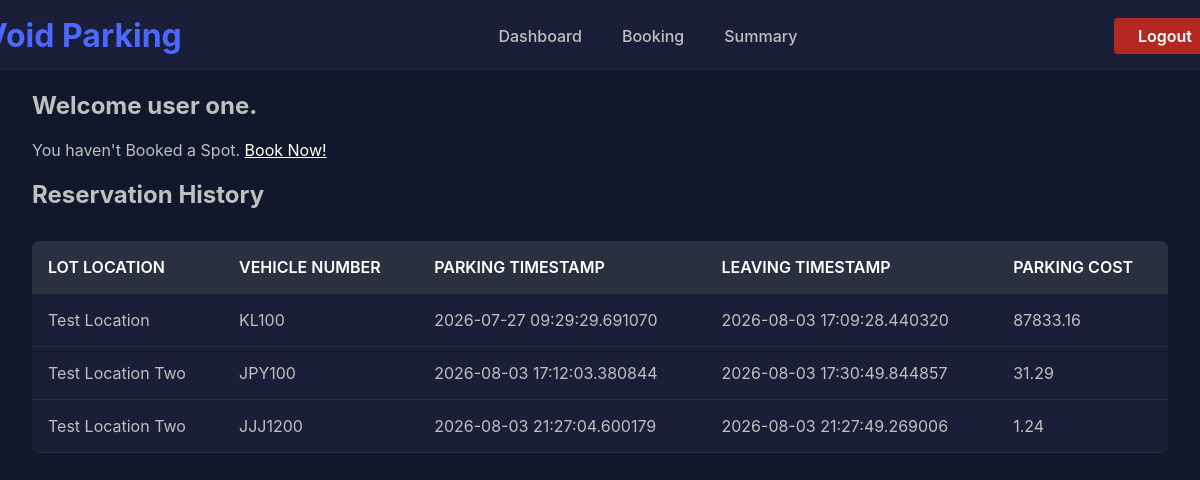
Page /user/dashboard (signed in) on the earlier database version.
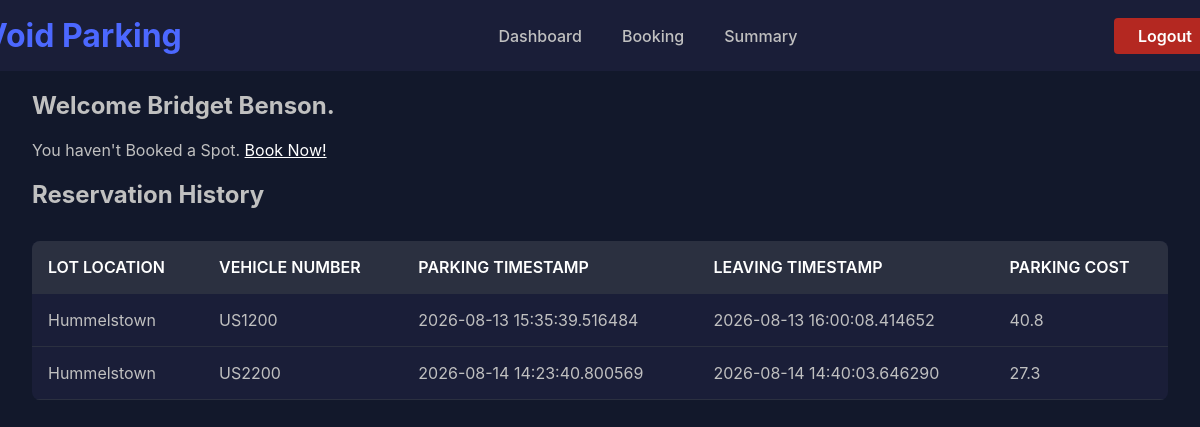
Same page on the later database version.
### backend/models.py (models this page shows)
class BookingHistory(db.Model):
  __tablename__ = 'bookinghistory'
  id = db.Column(db.Integer, primary_key=True)
  user_id = db.Column(db.Integer, nullable=False)
  lot_id = db.Column(db.Integer, nullable=False)
  location = db.Column(db.String, nullable=False)
  spot_id = db.Column(db.Integer, nullable=False)
  vehicle_num = db.Column(db.String, nullable=False)
  parking_timestamp = db.Column(db.DateTime, nullable=False)
  leaving_timestamp = db.Column(db.DateTime, nullable=False)
  parking_cost = db.Column(db.Float, nullable=False)

### backend/routes.py (the view)
@main.route('/user/dashboard', methods=['GET', 'POST'])
def user_dashboard():
  if 'user_id' not in session:
    return redirect(url_for('main.login'))
  user_id = session.get('user_id')
  fullname = session.get('user_fullname')
  if request.method == 'POST':
    spot_id = request.form['release_spot']
    booking = Reserved.query.filter_by(user_id=user_id, spot_id=spot_id, leaving_timestamp=None).first()
    spot = ParkingSpot.query.get(spot_id)
    if booking and spot:
      spot.status = 'A'
      booking.leaving_timestamp = datetime.now()
      duration = booking.leaving_timestamp - booking.parking_timestamp
      seconds = duration.total_seconds()
      hours = seconds / 3600
      booking.parking_cost = round(booking.spot.lot.price * hours, 2)
      history = BookingHistory(user_id=booking.user_id, lot_id=booking.spot.lot_id, location=booking.spot.lot.location, spot_id=booking.spot_id, vehicle_num=booking.vehicle_num, parking_timestamp=booking.parking_timestamp, leaving_timestamp=booking.leaving_timestamp, parking_cost=booking.parking_cost)
      db.session.delete(booking)
      db.session.add(history)
      db.session.commit()
      return redirect(url_for('main.user_dashboard'))
  else:
    booking = Reserved.query.filter_by(user_id=user_id, leaving_timestamp=None).first()
    booking_history = BookingHistory.query.filter_by(user_id=user_id)
    return render_template('/user/user_dashboard.html', fullname=fullname, booking=booking, booking_history=booking_history)

### templates/user/user_dashboard.html (shortened to what this page needs)
{% extends '/user/user_base.html' %}
{% block content %}
<h2> Welcome {{ fullname }}. </h2>
{% if booking %}
  <table>
    <tr>
      <th> Booked Lot </th>
      <th> Booked Spot </th>
      <th> Actions </th>
    </tr>
    <tr>
      <td> {{ booking.spot.lot.location }} </td>
      <td> {{ booking.spot.spot_num }} </td>
      <td>
        <form method="POST">
          <input type="hidden" name="release_spot" value="{{ booking.spot_id }}">
          <button type="submit" class="book-btn">Release Spot</button>
        </form>
      </td>
    </tr>
  </table>
{% else %}
  <p> You haven't Booked a Spot. <a href="{{ url_for('main.booking') }}"> Book Now! </a> </p>
{% endif %}
<h2> Reservation History </h2>
{% if booking_history %}
  <table>
    <tr>
      <th> Lot Location </th>
      <th> Vehicle Number </th>
      <th> Parking Timestamp </th>
      <th> Leaving TImestamp </th>
      <th> Parking Cost </th>
    </tr>
    {% for booking in booking_history %}
    <tr>
      <td> {{ booking.location }} </td>
      <td> {{ booking.vehicle_num }} </td>
      <td> {{ booking.parking_timestamp }} </td>
      <td> {{ booking.leaving_timestamp }} </td>
      <td> {{ booking.parking_cost }} </td>
    </tr>
    {% endfor %}
  </table>
{% else %}
<p> No booking history! </p>
{% endif %}
{% endblock %}

Differences in the rows shown:
no longer on this page (row edited): BookingHistory: location "Test Location", vehicle_num "KL100", parking_timestamp "2026-07-27 09:29:29.691070", leaving_timestamp "2026-08-03 17:09:28.440320", parking_cost "87833.16"
no longer on this page (row edited): BookingHistory: location "Test Location Two", vehicle_num "JPY100", parking_timestamp "2026-08-03 17:12:03.380844", leaving_timestamp "2026-08-03 17:30:49.844857", parking_cost "31.29"
changed BookingHistory (number 1 of 2 on the later page): location "Test Location Two" → "Hummelstown"; vehicle_num "JJJ1200" → "US1200"; parking_timestamp "2026-08-03 21:27:04.600179" → "2026-08-13 15:35:39.516484"; leaving_timestamp "2026-08-03 21:27:49.269006" → "2026-08-13 16:00:08.414652"; parking_cost "1.24" → "40.8"
added BookingHistory: location "Hummelstown", vehicle_num "US2200", parking_timestamp "2026-08-14 14:23:40.800569", leaving_timestamp "2026-08-14 14:40:03.646290", parking_cost "27.3"
Other differences:
{{ fullname }}: "user one" → "Bridget Benson"
